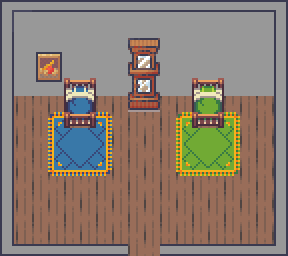

This is a level from a 2D game, rendered from its Tiled map with the project's own tilesets. A one-line summary and the complete map file follow:
An orthogonal 9x8 tile map with 32x32 px tiles, 3 tile layers (Tile Layer 1, Tile Layer 2, Tile Layer 3), 10 tilesets and 2 objects.

<map version="1.10" tiledversion="1.10.2" orientation="orthogonal" renderorder="right-down" width="9" height="8" tilewidth="32" tileheight="32" infinite="0" nextlayerid="14" nextobjectid="3">
 <tileset firstgid="1" source="houses.tsx" />
 <tileset firstgid="1025" source="Room_Builder_free_32x32.tsx" />
 <tileset firstgid="1416" source="witchtiles_2.tsx" />
 <tileset firstgid="1448" source="atlas_32x.tsx" />
 <tileset firstgid="2216" source="Interiors_free_32x32.tsx" />
 <tileset firstgid="3640" source="tf_ff_tileB_stone.tsx" />
 <tileset firstgid="3896" source="tileB_fortA.tsx" />
 <tileset firstgid="4152" source="tf_dd_B_2.tsx" />
 <tileset firstgid="4408" source="ruined_int_2.tsx" />
 <tileset firstgid="4496" source="blood2.tsx" />
 <layer id="1" name="Tile Layer 1" width="9" height="8">
  <data encoding="csv">
1091,1091,1074,1091,1091,1091,1091,1091,1091,
1091,1091,1091,1091,1091,1091,1091,1091,1091,
1091,1091,1091,1091,1091,1091,1091,1091,1091,
1251,1251,1251,1251,1251,1251,1251,1251,1251,
1251,1251,1251,1251,1251,1251,1251,1251,1251,
1251,1251,1251,1251,1251,1251,1251,1251,1251,
1251,1251,1251,1251,1251,1251,1251,1251,1251,
1251,1251,1251,1251,1251,1251,1251,1251,1251
</data>
 </layer>
 <layer id="2" name="Tile Layer 2" width="9" height="8">
  <data encoding="csv">
1065,1088,1088,1088,1088,1088,1088,1088,1064,
1033,3400,1091,1091,3174,1091,1091,1091,2147484681,
1033,3416,2130,0,3190,0,2129,0,2147484681,
1033,1608,2178,1610,3206,1752,2177,1754,2147484681,
1033,1656,1657,1658,0,1800,1801,1802,2147484681,
1033,1704,1705,1706,0,1848,1849,1850,2147484681,
1033,0,0,0,0,0,0,0,2147484681,
3221226536,1073742912,1073742912,1073742912,0,1073742912,1073742912,1073742912,1073742888
</data>
 </layer>
 <layer id="11" name="Tile Layer 3" width="9" height="8">
  <data encoding="csv">
0,0,0,0,0,0,0,0,0,
0,0,0,0,0,0,0,0,0,
0,0,0,0,0,0,0,0,0,
0,0,0,0,0,0,0,0,0,
0,0,0,0,0,0,0,0,0,
0,0,0,0,0,0,0,0,0,
0,0,0,0,0,0,0,0,0,
0,0,0,0,0,0,0,0,0
</data>
 </layer>
 <objectgroup id="13" name="Object Layer 1">
  <object id="1" x="207.215" y="95.5648">
   <properties>
    <property name="dad_spawn" value="" />
    <property name="direction" value="" />
   </properties>
   <point />
  </object>
  <object id="2" x="144.766" y="206.268">
   <properties>
    <property name="direction" value="" />
    <property name="player_spawn" value="" />
   </properties>
   <point />
  </object>
 </objectgroup>
</map>
